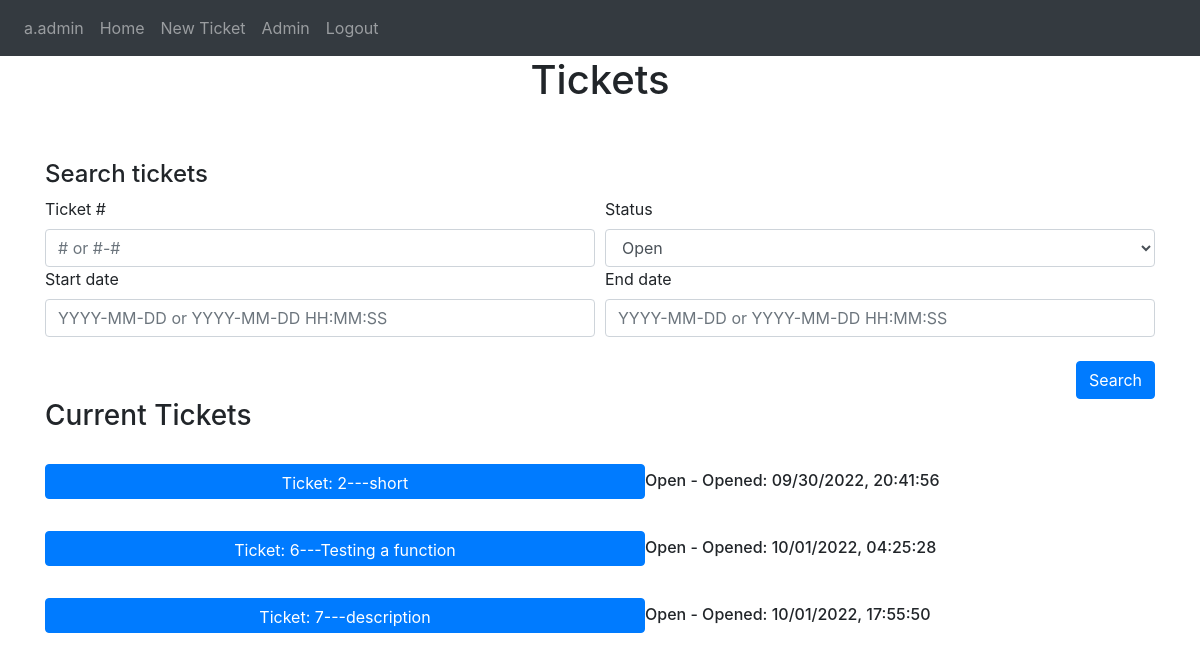
Page / (signed in) on the earlier database version.
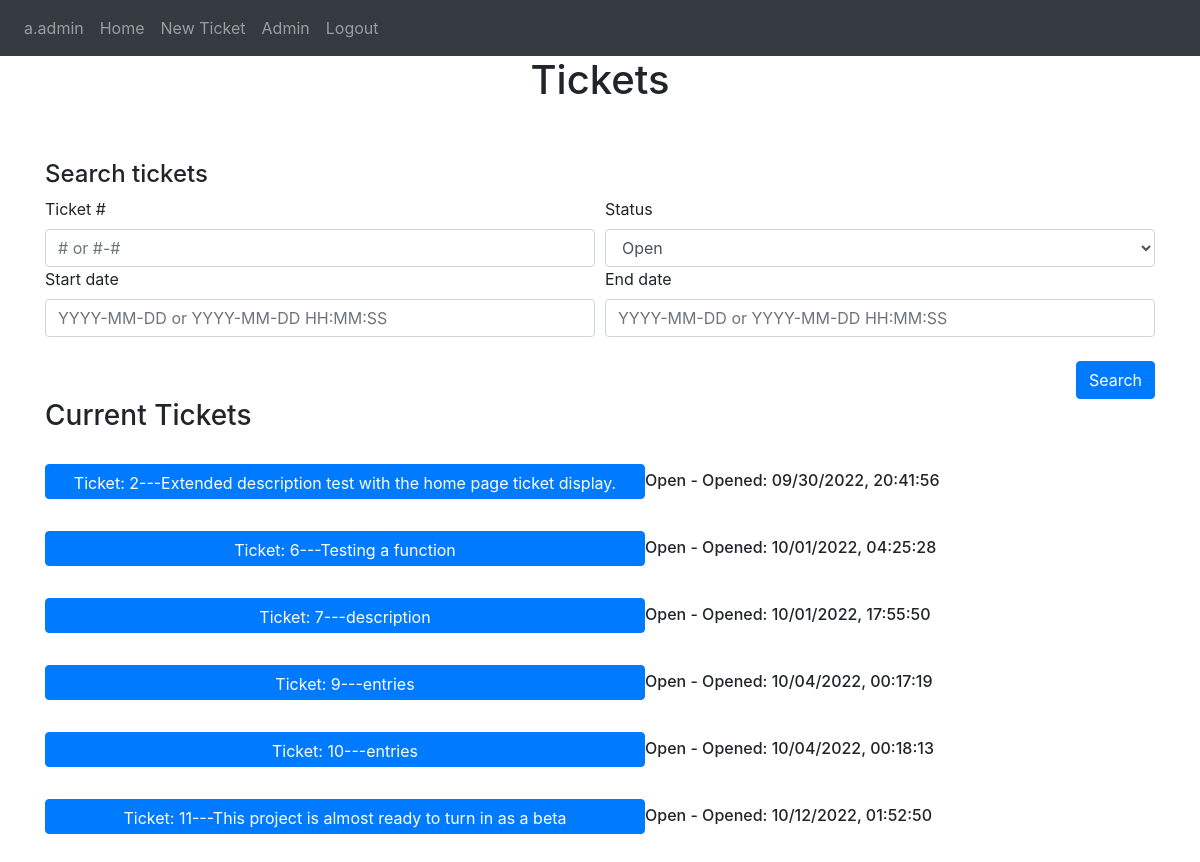
Same page on the later database version.
### Website/models.py (models this page shows)
class Ticket(db.Model):
    id = db.Column(db.Integer, primary_key=True)
    short_description = db.Column(db.String(200))
    customer_name = db.Column(db.String(200))
    customer_contact = db.Column(db.String(200))
    status = db.Column(db.Integer) #0 is closed, 1 is open
    creation_date = db.Column(db.DateTime(timezone=True), default=func.now())
    close_date = db.Column(db.DateTime(timezone=True))
    ticket_entries = db.relationship('Entry')

### Website/views.py (the view, shortened to what this page needs)
@views.route('/', methods=['GET', 'POST'])
@login_required
def home():
    return render_template("home.html", user=current_user, tickets=Ticket.query.filter(Ticket.status == 1))

### Website/__init__.py (called while the page is built)
def create_app():
    app = Flask(__name__)
    app.config['SECRET_KEY'] = "SuperSecretKey"
    app.config['SQLALCHEMY_DATABASE_URI'] = f'sqlite:///{DB_NAME}'
    db.init_app(app)
    from .views import views
    from .auth import auth
    app.register_blueprint(views, url_prefix='/')
    app.register_blueprint(auth, url_prefix='/')
    from .models import User, Ticket, Entry
    create_database(app)
    login_manager = LoginManager()
    login_manager.login_view = 'auth.login'
    login_manager.init_app(app)
    @login_manager.user_loader
    def load_user(id):
        return User.query.get(int(id))
    return app

### Website/templates/home.html (shortened to what this page needs)
{% extends "base.html" %}
{% block content%} <h1 align="center">Tickets</h1>
    <br />
    <br />
    <h4 align="left"> Search tickets </h4>
    <form method="POST">
        <div class="form-row">
          <div class="col-6">
            <label for="TicketID">Ticket #</label>
            <input type="text" class="form-control" id="TicketID" name="TicketID" placeholder="# or #-#">
          </div>
          <div class="col-6">
            <label for="status">Status</label>
            <select id="status" class="form-control" name="status">
                <option value='1' selected>Open</option>
            </select>
        </div>
        </div>
        <div class="form-row">
            <div class="col-6">
                <label for="start_date">Start date</label>
                <input type="text" class="form-control" id="start_date" name="start_date" placeholder="YYYY-MM-DD or YYYY-MM-DD HH:MM:SS" >
              </div>
              <div class="col-6">
                  <label for="end_date">End date</label>
                  <input type="text" class="form-control" id="end_date" name="end_date" placeholder="YYYY-MM-DD or YYYY-MM-DD HH:MM:SS">
              </div>
        </div>
        <br>
        <div align="right">
            <button type="submit" class="btn btn-primary">Search</button>
        </div>
      </form>
    <h3> Current Tickets</h3>
    <br>
    <ul class="list-group list-group-flush" id="tickets">
        {% for ticket in tickets%}
        <div class='message' style=display:inline;>
            {% if ticket.status == 0 %}
                <h6><a href="/ticket/{{ticket.id}}" class="btn btn-primary" onClick="" style="height:35px; width:600px" > Ticket: {{ ticket.id }}---{{ticket.short_description}} </a>{{'Closed - Opened: ' + ticket.creation_date.strftime("%m/%d/%Y, %H:%M:%S") + ' Closed: ' + ticket.close_date.strftime("%m/%d/%Y, %H:%M:%S")}}</h6>
            {% elif ticket.status == 1%}
                <h6><a href="/ticket/{{ticket.id}}" class="btn btn-primary" onClick="" style="height:35px; width:600px" > Ticket: {{ ticket.id }}---{{ticket.short_description}} </a>{{'Open - Opened: ' + ticket.creation_date.strftime("%m/%d/%Y, %H:%M:%S")}}</h6>
            {% endif %}
            <br>
        </div>
        {% endfor%}
    </ul>
{%endblock%}

Differences in the rows shown:
changed Ticket id 2: short_description "short" → "Extended description test with the home page ticket display."
added Ticket: id "9", short_description "entries", creation_date "Open - Opened: 10/04/2022, 00:17:19"
added Ticket: id "10", short_description "entries", creation_date "Open - Opened: 10/04/2022, 00:18:13"
added Ticket: id "11", short_description "This project is almost ready to turn in as a beta", creation_date "Open - Opened: 10/12/2022, 01:52:50"
